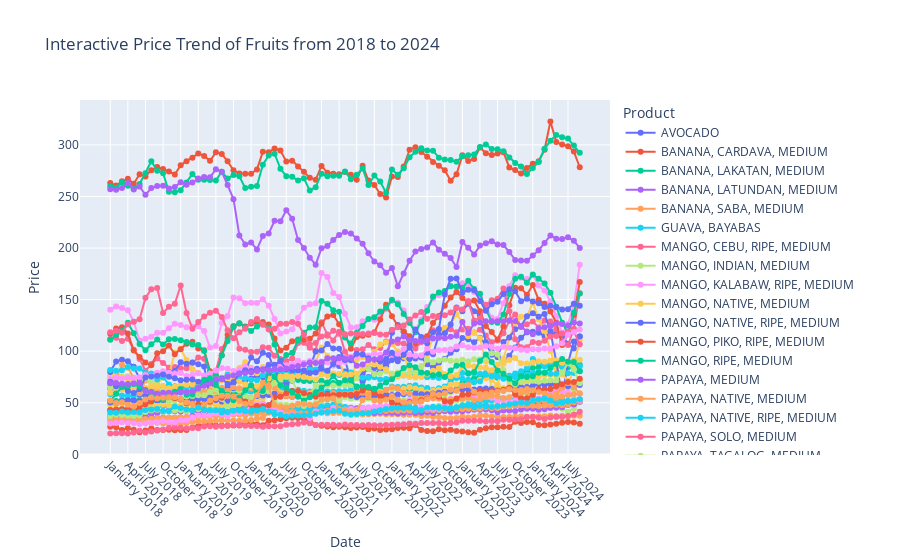

This figure's notebook cell:
### Code cell
from plotly.subplots import make_subplots
import plotly.graph_objs as go

# Create a figure with subplots
fig = make_subplots(rows=1, cols=1)

# Add traces for each product
for product in df_ph['Product'].unique():
  product_data = df_ph[df_ph['Product'] == product]
  fig.add_trace(go.Scatter(
    x=product_data['Date'],
    y=product_data['Price'],
    mode='lines+markers',
    name=product
  ))

# Update layout
fig.update_layout(
  title="Interactive Price Trend of Fruits from 2018 to 2024",
  xaxis_title="Date",
  yaxis_title="Price",
  legend_title="Product",
  xaxis=dict(tickangle=45)
)

# Show the plot
fig.show()
